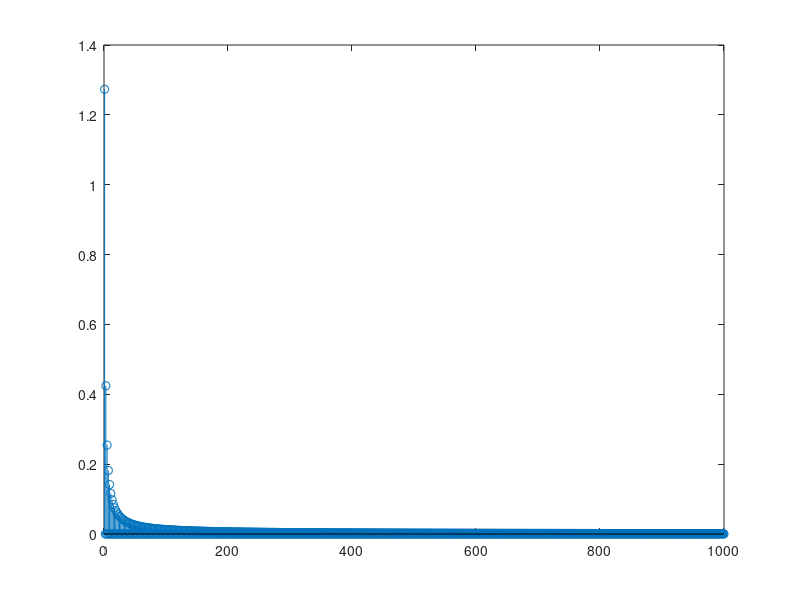

This chart was generated by the following MATLAB code:
n = 500; % change based on number of sine waves

frequency=1:1:2*n; % frequecny domain
AMP=(4/pi)./(1:2:2*n); % amplitude of sine wave
even = zeros(size(AMP).*[1,2]);
even(1:2:end) = AMP;

stem(frequency,even) % we plot our graph














